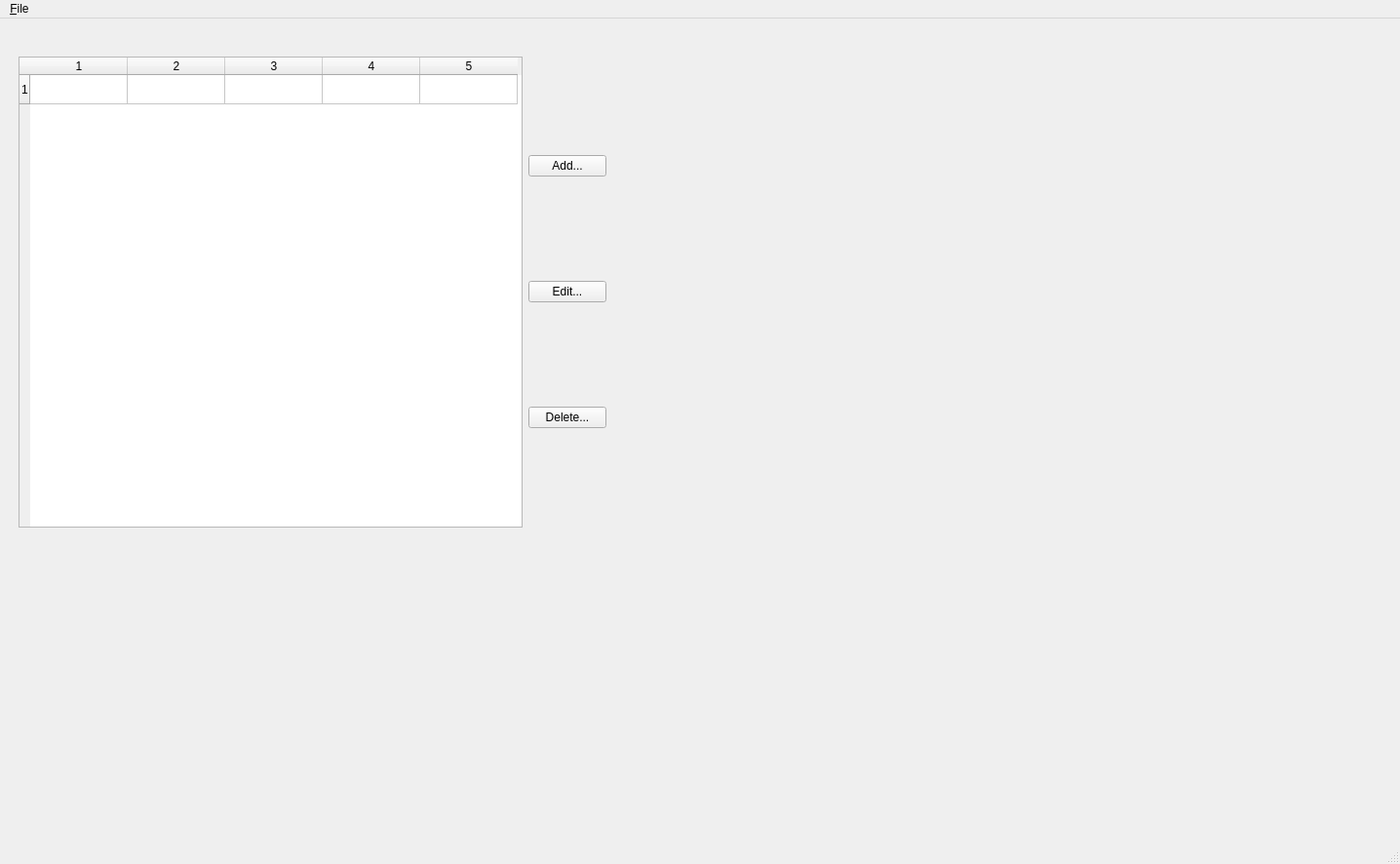
<?xml version="1.0" encoding="UTF-8"?>
<ui version="4.0">
 <class>MainWindow</class>
 <widget class="QMainWindow" name="MainWindow">
  <property name="geometry">
   <rect>
    <x>0</x>
    <y>0</y>
    <width>1436</width>
    <height>886</height>
   </rect>
  </property>
  <property name="windowTitle">
   <string>MainWindow</string>
  </property>
  <widget class="QWidget" name="centralwidget">
   <widget class="QWidget" name="horizontalLayoutWidget">
    <property name="geometry">
     <rect>
      <x>10</x>
      <y>10</y>
      <width>621</width>
      <height>521</height>
     </rect>
    </property>
    <layout class="QHBoxLayout" name="horizontalLayout">
     <item>
      <widget class="QWidget" name="gridWidget" native="true">
       <layout class="QGridLayout" name="gridLayout">
        <item row="1" column="2">
         <widget class="QTableWidget" name="tableWidget">
          <property name="rowCount">
           <number>1</number>
          </property>
          <property name="columnCount">
           <number>5</number>
          </property>
          <row/>
          <column/>
          <column/>
          <column/>
          <column/>
          <column/>
         </widget>
        </item>
        <item row="0" column="2">
         <widget class="QLabel" name="wishlist_Title">
          <property name="text">
           <string/>
          </property>
         </widget>
        </item>
        <item row="1" column="3">
         <layout class="QVBoxLayout" name="verticalLayout">
          <item>
           <widget class="QPushButton" name="add_pushButton">
            <property name="text">
             <string>Add...</string>
            </property>
           </widget>
          </item>
          <item>
           <widget class="QPushButton" name="edit_pushButton">
            <property name="text">
             <string>Edit...</string>
            </property>
           </widget>
          </item>
          <item>
           <widget class="QPushButton" name="delete_pushButton">
            <property name="text">
             <string>Delete...</string>
            </property>
           </widget>
          </item>
         </layout>
        </item>
       </layout>
      </widget>
     </item>
    </layout>
   </widget>
  </widget>
  <widget class="QMenuBar" name="menubar">
   <property name="geometry">
    <rect>
     <x>0</x>
     <y>0</y>
     <width>1436</width>
     <height>21</height>
    </rect>
   </property>
   <widget class="QMenu" name="menuFile">
    <property name="title">
     <string>&amp;File</string>
    </property>
    <addaction name="action_Create"/>
    <addaction name="action_Load"/>
    <addaction name="action_Delete_wishlist"/>
   </widget>
   <addaction name="menuFile"/>
  </widget>
  <widget class="QStatusBar" name="statusbar"/>
  <action name="action_Create">
   <property name="text">
    <string>Create new wishlist...</string>
   </property>
  </action>
  <action name="actionCreate_new_wishlist">
   <property name="text">
    <string>Create new wishlist...</string>
   </property>
  </action>
  <action name="action_Load">
   <property name="text">
    <string>Load wishlist...</string>
   </property>
  </action>
  <action name="action_Delete_wishlist">
   <property name="text">
    <string>Delete wishlist...</string>
   </property>
  </action>
 </widget>
 <resources/>
 <connections/>
</ui>
